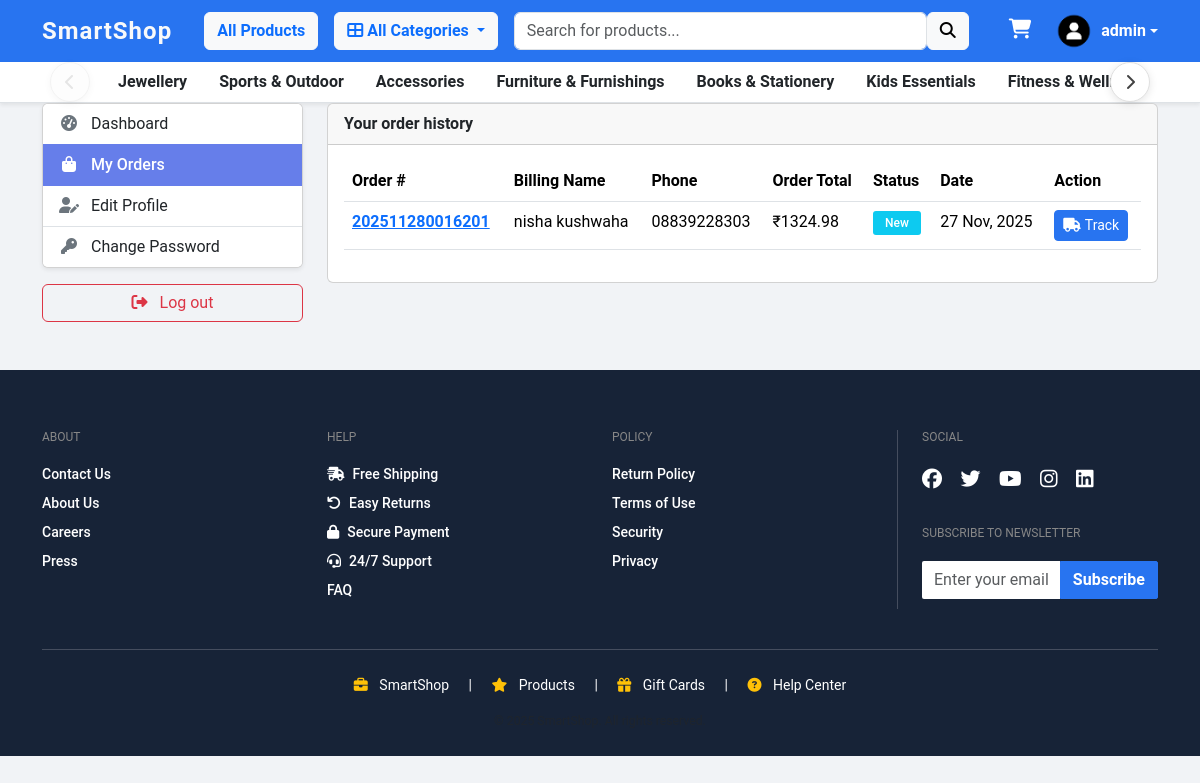
Page /accounts/my_orders/ (signed in) on the earlier database version.
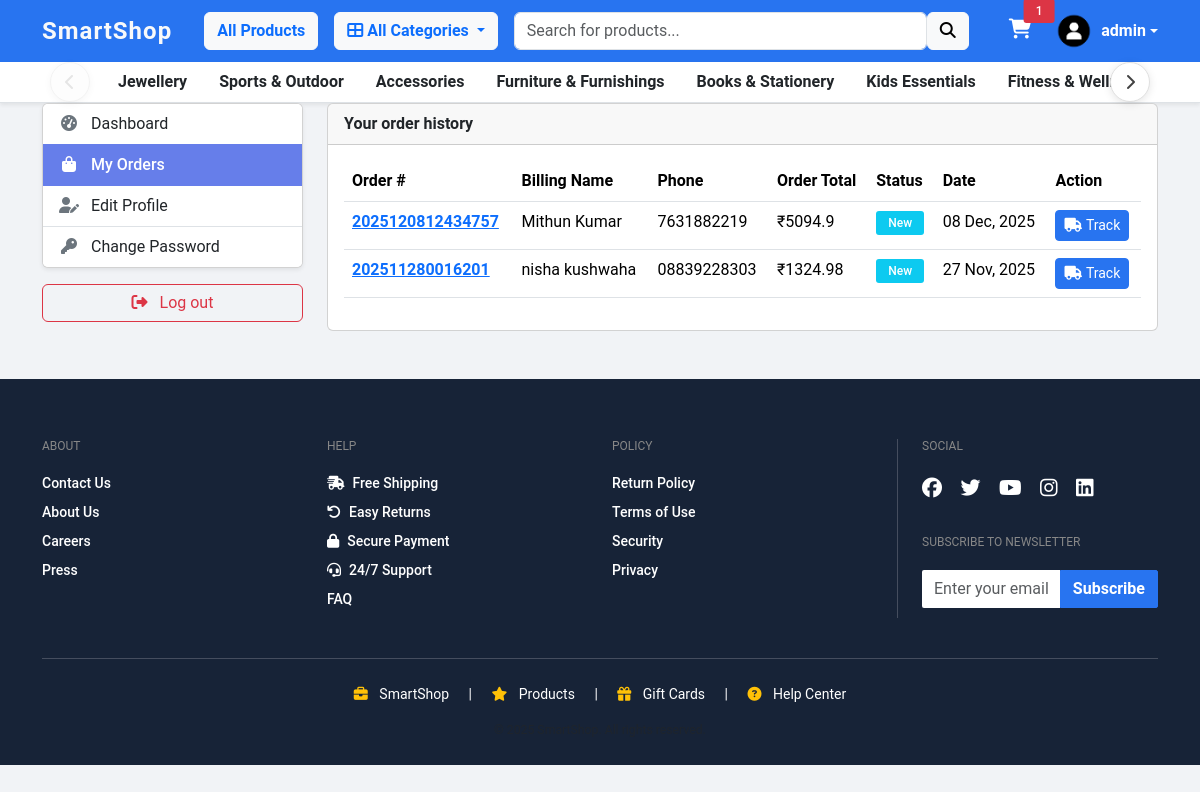
Same page on the later database version.
### accounts/models.py (models this page shows, shortened)
class Account(AbstractBaseUser):
    first_name = models.CharField(max_length=100)
    last_name = models.CharField(max_length=100)
    username = models.CharField(max_length=100, unique=True)
    email = models.EmailField(max_length=100, unique=True)
    phone_number = models.CharField(max_length=50)
    date_joined = models.DateTimeField(auto_now_add=True)
    last_login = models.DateTimeField(auto_now_add=True)
    is_admin = models.BooleanField(default=False)
    is_staff = models.BooleanField(default=False)
    is_active = models.BooleanField(default=False)
    is_superadmin = models.BooleanField(default=False)
    USERNAME_FIELD = 'email'
    REQUIRED_FIELDS = ['username', 'first_name', 'last_name']
    objects = MyAccountManager()

### category/models.py (models this page shows, shortened)
class Category(models.Model):
    category_name = models.CharField(max_length=100)
    slug = models.SlugField(max_length=100, unique=True)
    description = models.TextField(blank=True, null=True)
    category_image = models.ImageField(
        upload_to='categories/', blank=True, null=True)
    parent = models.ForeignKey('self', on_delete=models.CASCADE, blank=True, null=True, related_name='children')
    class Meta:
        verbose_name = "Category"
        verbose_name_plural = "Categories"
    def get_url(self):
        return reverse('products_by_category', args=[self.slug])

### orders/models.py (models this page shows, shortened)
class Order(models.Model):
    STATUS = (
        ('New', 'New'),
        ('Accepted', 'Accepted'),
        ('Completed', 'Completed'),
        ('Cancelled', 'Cancelled'),
    )
    user = models.ForeignKey(Account, on_delete=models.SET_NULL, null=True)
    payment = models.ForeignKey(
        Payment, on_delete=models.SET_NULL, blank=True, null=True)
    order_number = models.CharField(max_length=20)
    first_name = models.CharField(max_length=50)
    last_name = models.CharField(max_length=50)
    phone = models.CharField(max_length=15)
    email = models.EmailField(max_length=50)
    address_line_1 = models.CharField(max_length=50)
    address_line_2 = models.CharField(max_length=50, blank=True)
    country = models.CharField(max_length=50)
    state = models.CharField(max_length=50)
    city = models.CharField(max_length=50)
    order_note = models.CharField(max_length=100, blank=True)
    order_total = models.FloatField()
    tax = models.FloatField()
    status = models.CharField(max_length=10, choices=STATUS, default='New')
    ip = models.CharField(blank=True, max_length=20)
    is_ordered = models.BooleanField(default=False)
    created_at = models.DateTimeField(auto_now_add=True)
    updated_at = models.DateTimeField(auto_now=True)
    def full_name(self):
        return f'{self.first_name} {self.last_name}'

### accounts/views.py (the view)
# urls.py: path('my_orders/', views.my_orders, name='my_orders'),
@login_required(login_url='login')
def my_orders(request):
    orders = Order.objects.filter(
        user=request.user, is_ordered=True).order_by('-created_at')
    context = {
        'orders': orders,
    }
    return render(request, 'accounts/my_orders.html', context)

### templates/accounts/my_orders.html (shortened to what this page needs)
{% extends 'base.html' %}
{% block content %}
<section class="section-conten padding-y bg">
    <div class="container">
        <div class="row">
            {% include 'includes/dashboard_sidebar.html' %}
            <main class="col-md-9">
                <article class="card">
                    <header class="card-header">
                        <strong class="d-inline-block mr-3">Your order history</strong>
                    </header>
                    <div class="card-body">
                        <div class="row">
                            <div class="col-md-12">
                                <table class="table table-hover">
                                    <thead>
                                        <tr>
                                            <th scope="col">Order #</th>
                                            <th scope="col">Billing Name</th>
                                            <th scope="col">Phone</th>
                                            <th scope="col">Order Total</th>
                                            <th scope="col">Status</th>
                                            <th scope="col">Date</th>
                                            <th scope="col">Action</th>
                                        </tr>
                                    </thead>
                                    <tbody>
                                        {% for order in orders %}
                                        <tr>
                                            <th scope="row"><a
                                                    href="{% url 'order_detail' order.order_number %}">{{order.order_number}}</a>
                                            </th>
                                            <td>{{order.full_name}}</td>
                                            <td>{{order.phone}}</td>
                                            <td>₹{{order.order_total}}</td>
                                            <td>
                                                <span class="badge
                                                    {% if order.status == 'New' %}bg-info
                                                    {% elif order.status == 'Accepted' %}bg-warning
                                                    {% elif order.status == 'Completed' %}bg-success
                                                    {% elif order.status == 'Cancelled' %}bg-danger
                                                    {% endif %}">
                                                    {{ order.status }}
                                                </span>
                                            </td>
                                            <td>{{order.created_at|date:"d M, Y"}}</td>
                                            <td>
                                                <a href="{% url 'order_tracking' order.order_number %}"
                                                   class="btn btn-primary btn-sm">
                                                    <i class="fa fa-truck me-1"></i>Track
                                                </a>
                                            </td>
                                        </tr>
                                        {% endfor %}
                                    </tbody>
                                </table>
                            </div>
                        </div>
                    </div>
                </article>
            </main>
        </div>
    </div>
</section>
{% endblock %}

### templates/includes/navbar.html (shortened to what this page needs)
{% load static %}
<nav
  class="navbar navbar-expand-lg navbar-dark"
  style="background-color: #2874f0"
>
  <div class="container">
    <a class="navbar-brand fw-bold text-light" href="{% url 'home' %}">
      SmartShop
    </a>
    <div class="collapse navbar-collapse" id="mainNavbar">
      <ul class="navbar-nav me-auto mb-2 mb-lg-0">
        <li class="nav-item">
          <a
            href="{% url 'products' %}"
            class="btn btn-light text-primary fw-semibold ms-3"
          >
            All Products
          </a>
        </li>
        <li class="nav-item dropdown ms-3">
          <button
            class="btn btn-light text-primary fw-semibold dropdown-toggle"
            data-bs-toggle="dropdown"
          >
            <i class="fa fa-th-large"></i> All Categories
          </button>
        </li>
      </ul>
      <div class="d-flex mx-lg-3 my-2 my-lg-0 flex-grow-1 position-relative" id="searchWrapper">
        <form
          class="d-flex flex-grow-1"
          action="{% url 'search' %}"
          method="GET"
          id="searchForm"
        >
          <input
            class="form-control rounded-start"
            type="text"
            name="keyword"
            id="searchInput"
            placeholder="Search for products..."
            autocomplete="off"
          />
          <button class="btn btn-light rounded-end" type="submit">
            <i class="fa fa-search"></i>
          </button>
        </form>
      </div>
      <ul class="navbar-nav ms-lg-3 mb-2 mb-lg-0 align-items-center">
        <li class="nav-item position-relative">
          <a href="{% url 'cart' %}" class="nav-link text-white fw-semibold">
            <i class="fa fa-shopping-cart fs-5"></i>
            {% if cart_count > 0 %}
            <span
              class="badge bg-danger position-absolute top-0 start-100 translate-middle"
            >
              {{ cart_count }}
            </span>
            {% endif %}
          </a>
        </li>
        <li class="nav-item ms-3">
          {% if not user.is_authenticated %}
          <div class="text-white small">
            Welcome guest! <br />
            <a href="{% url 'login' %}" class="text-white fw-semibold"
              >Sign in</a
            >
            <span class="mx-1">|</span>
            <a href="{% url 'register' %}" class="text-white fw-semibold"
              >Register</a
            >
          </div>
          {% else %}
          <div class="dropdown">
            <a
              class="d-flex align-items-center text-white text-decoration-none dropdown-toggle"
              href="#"
              id="profileDropdown"
              data-bs-toggle="dropdown"
              aria-expanded="false"
            >
              {% if user.userprofile.profile_picture and user.userprofile.profile_picture.name %}
              <img
                src="{{ user.userprofile.profile_picture.url }}"
                class="rounded-circle me-2"
                width="38"
                height="38"
                alt="User Profile"
                style="object-fit: cover;"
              />
              {% else %}
              <img
                src="{% static 'images/default_profile.png' %}"
                class="rounded-circle me-2"
                width="38"
                height="38"
                alt="Default User"
                style="object-fit: cover;"
                onerror="this.src='/media/default/user-default.png';"
              />
              {% endif %}
              <span class="fw-semibold">{{ user.first_name }}</span>
            </a>
          </div>
          {% endif %}
        </li>
      </ul>
    </div>
  </div>
</nav>
<nav class="bg-white shadow-sm border-bottom category-nav-wrapper">
  <div class="container position-relative">
    <button class="category-scroll-btn category-scroll-left" id="scrollLeftBtn" aria-label="Scroll Left">
      <i class="fa fa-chevron-left"></i>
    </button>
    <div class="d-flex flex-nowrap overflow-auto py-2 category-scroll-container" id="categoryScrollContainer"
         style="scrollbar-width: none; -ms-overflow-style: none; scroll-behavior: smooth;">
      {% for category in links %}
      <div class="nav-item dropdown px-3">
        <a
          class="nav-link text-dark fw-semibold text-nowrap {% if category.children.all %}dropdown-toggle{% endif %}"
          href="{{ category.get_url }}"
        >
          {{ category.category_name }}
        </a>
      </div>
      {% endfor %}
    </div>
    <button class="category-scroll-btn category-scroll-right" id="scrollRightBtn" aria-label="Scroll Right">
      <i class="fa fa-chevron-right"></i>
    </button>
  </div>
</nav>

Differences in the rows shown:
added Order: order_number "2025120812434757", full_name "Mithun Kumar", phone "7631882219", order_total "5094.9", status "New", created_at "08 Dec, 2025"
Other differences:
{{ cart_count }}: (not shown) → "1"
